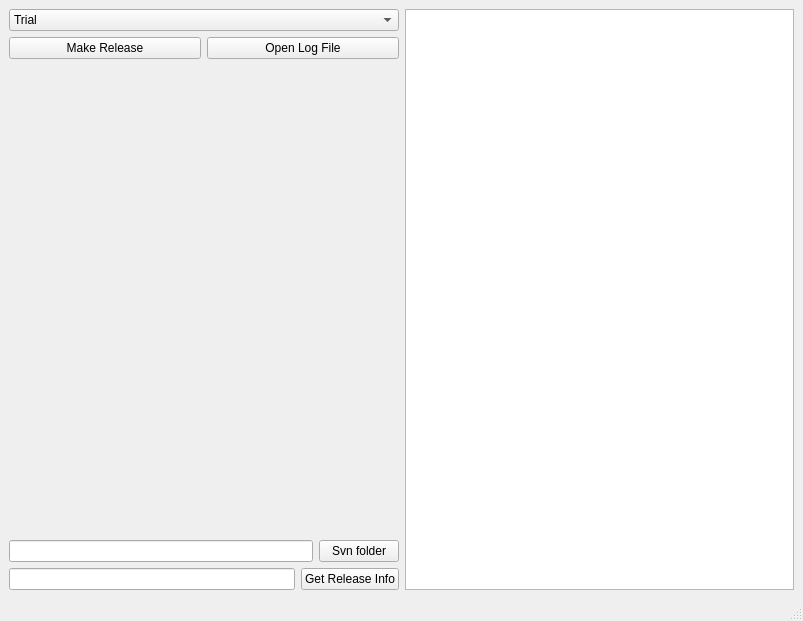
<?xml version="1.0" encoding="UTF-8"?>
<ui version="4.0">
 <class>MainWindow</class>
 <widget class="QMainWindow" name="MainWindow">
  <property name="geometry">
   <rect>
    <x>0</x>
    <y>0</y>
    <width>803</width>
    <height>621</height>
   </rect>
  </property>
  <property name="windowTitle">
   <string>MainWindow</string>
  </property>
  <widget class="QWidget" name="centralwidget">
   <layout class="QHBoxLayout" name="horizontalLayout_4">
    <item>
     <layout class="QVBoxLayout" name="verticalLayout_2">
      <item>
       <widget class="QComboBox" name="m_cbbPhase">
        <item>
         <property name="text">
          <string>Trial</string>
         </property>
        </item>
        <item>
         <property name="text">
          <string>Phase 01</string>
         </property>
        </item>
        <item>
         <property name="text">
          <string>Phase 02</string>
         </property>
        </item>
       </widget>
      </item>
      <item>
       <layout class="QHBoxLayout" name="horizontalLayout_3">
        <item>
         <widget class="QPushButton" name="m_btnMakeRelease">
          <property name="text">
           <string>Make Release</string>
          </property>
         </widget>
        </item>
        <item>
         <widget class="QPushButton" name="m_btnOpenLogFile">
          <property name="text">
           <string>Open Log File</string>
          </property>
         </widget>
        </item>
       </layout>
      </item>
      <item>
       <spacer name="verticalSpacer">
        <property name="orientation">
         <enum>Qt::Vertical</enum>
        </property>
        <property name="sizeHint" stdset="0">
         <size>
          <width>20</width>
          <height>40</height>
         </size>
        </property>
       </spacer>
      </item>
      <item>
       <layout class="QVBoxLayout" name="verticalLayout">
        <item>
         <layout class="QHBoxLayout" name="horizontalLayout">
          <item>
           <widget class="QLineEdit" name="lineEdit"/>
          </item>
          <item>
           <widget class="QPushButton" name="m_btnSvnFolder">
            <property name="text">
             <string>Svn folder</string>
            </property>
           </widget>
          </item>
         </layout>
        </item>
        <item>
         <layout class="QHBoxLayout" name="horizontalLayout_2">
          <item>
           <widget class="QLineEdit" name="lineEdit_2">
            <property name="text">
             <string/>
            </property>
           </widget>
          </item>
          <item>
           <widget class="QPushButton" name="m_btnGetReleaseInfo">
            <property name="text">
             <string>Get Release Info</string>
            </property>
           </widget>
          </item>
         </layout>
        </item>
       </layout>
      </item>
     </layout>
    </item>
    <item>
     <widget class="QListWidget" name="m_lstIssueView"/>
    </item>
   </layout>
  </widget>
  <widget class="QMenuBar" name="menubar">
   <property name="geometry">
    <rect>
     <x>0</x>
     <y>0</y>
     <width>803</width>
     <height>18</height>
    </rect>
   </property>
  </widget>
  <widget class="QStatusBar" name="statusbar"/>
 </widget>
 <resources/>
 <connections/>
</ui>
